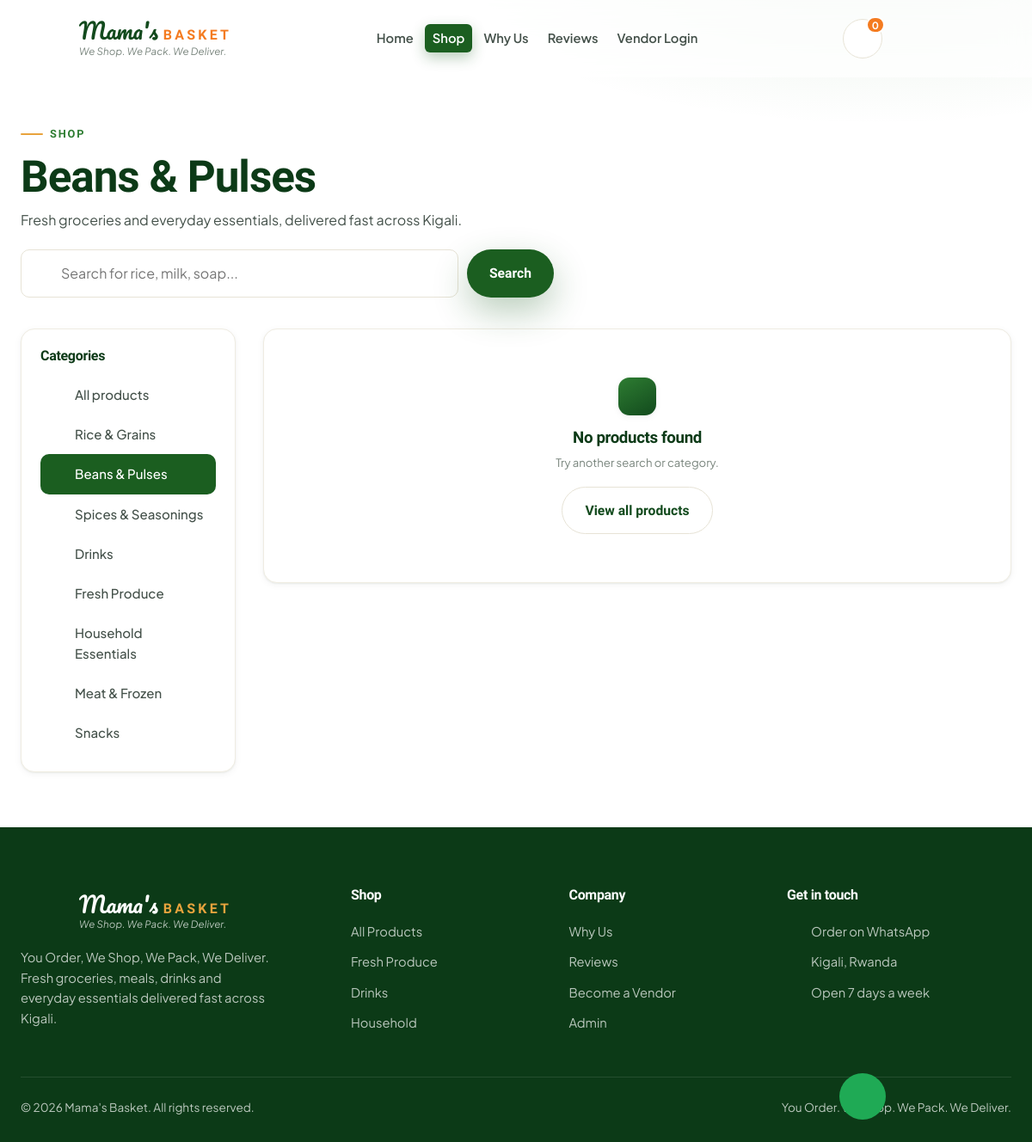
Screenshot of /shop.php?cat=beans-pulses with the database file from the repository.
### tables this page shows
CREATE TABLE IF NOT EXISTS categories (
    id        INT AUTO_INCREMENT PRIMARY KEY,
    name      VARCHAR(120) NOT NULL,
    slug      VARCHAR(140) NOT NULL UNIQUE,
    icon      VARCHAR(80)  DEFAULT NULL,  
    sort_order INT DEFAULT 0
);

### includes/db.php (called while the page is built, shortened)
<?php
function db(): PDO
{
    static $pdo = null;
    if ($pdo instanceof PDO) {
        return $pdo;
    }
    $dsn = 'mysql:host=' . DB_HOST . ';dbname=' . DB_NAME . ';charset=utf8mb4';
    $options = [
        PDO::ATTR_ERRMODE            => PDO::ERRMODE_EXCEPTION,
        PDO::ATTR_DEFAULT_FETCH_MODE => PDO::FETCH_ASSOC,
        PDO::ATTR_EMULATE_PREPARES   => false,
    ];
    try {
        $pdo = new PDO($dsn, DB_USER, DB_PASS, $options);
    } catch (PDOException $e) {
        http_response_code(500);
        exit('Database connection failed. Please try again later.');
    }
    return $pdo;
}

### shop.php (the view, shortened to what this page needs)
<?php
require_once __DIR__ . '/includes/functions.php';
$catSlug = isset($_GET['cat']) ? trim($_GET['cat']) : '';
$q       = isset($_GET['q']) ? trim($_GET['q']) : '';
$categories = [];
$products = [];
$activeCat = null;
try {
    $categories = db()->query("SELECT * FROM categories ORDER BY sort_order, name")->fetchAll();
    $sql = "SELECT p.*, v.shop_name, c.name AS category_name, c.slug AS category_slug
            FROM products p
            JOIN vendors v ON v.id = p.vendor_id AND v.status='approved'
            LEFT JOIN categories c ON c.id = p.category_id
            WHERE 1=1";
    $params = [];
    if ($catSlug !== '') {
        $sql .= " AND c.slug = ?";
        $params[] = $catSlug;
        foreach ($categories as $c) { if ($c['slug'] === $catSlug) $activeCat = $c; }
    }
    $sql .= " ORDER BY p.in_stock DESC, p.created_at DESC";
    $stmt = db()->prepare($sql);
    $stmt->execute($params);
    $products = $stmt->fetchAll();
} catch (Throwable $e) {  }
require __DIR__ . '/includes/header.php';
?>
<section class="shop-hero">
    <div class="container">
        <span class="eyebrow">Shop</span>
        <h1><?= $activeCat ? e($activeCat['name']) : 'All products' ?></h1>
        <p>Fresh groceries and everyday essentials, delivered fast across Kigali.</p>
        <form class="shop-search" method="get" action="/shop.php">
            <span class="si"><?= icon('search', 'icon', 20) ?></span>
            <input class="input" type="search" name="q" value="<?= e($q) ?>" placeholder="Search for rice, milk, soap...">
            <button class="btn btn-green" type="submit">Search</button>
        </form>
    </div>
</section>
<section class="section-sm" style="padding-top:28px">
    <div class="container shop-layout">
        <aside class="shop-side">
            <h4>Categories</h4>
            <ul class="cat-list">
                <li><a href="/shop.php" class="<?= $catSlug === '' ? 'active' : '' ?>"><?= icon('grid', 'icon', 18) ?> All products</a></li>
                <?php foreach ($categories as $c): ?>
                <li><a href="/shop.php?cat=<?= e($c['slug']) ?>" class="<?= $catSlug === $c['slug'] ? 'active' : '' ?>"><?= icon($c['icon'] ?: 'box', 'icon', 18) ?> <?= e($c['name']) ?></a></li>
                <?php endforeach; ?>
            </ul>
        </aside>
        <div class="shop-main">
            <?php if ($products): ?>
            <div class="shop-count"><?= count($products) ?> product<?= count($products) === 1 ? '' : 's' ?><?= $q ? ' for "' . e($q) . '"' : '' ?></div>
            <div class="product-grid shop-grid">
                <?php foreach ($products as $i => $p): ?>
                <article class="product-card reveal" data-delay="<?= ($i % 4) * 50 ?>">
                    <a class="product-thumb" href="/product.php?id=<?= (int)$p['id'] ?>">
                        <?php if ($p['image_url']): ?>
                            <img src="<?= e(asset($p['image_url'])) ?>" alt="<?= e($p['name']) ?>" loading="lazy">
                        <?php else: ?><span class="ph"><?= icon('image', 'icon', 54) ?></span><?php endif; ?>
                        <?php if ($p['category_name']): ?><span class="product-tag"><?= e($p['category_name']) ?></span><?php endif; ?>
                    </a>
                    <div class="product-body">
                        <span class="product-vendor"><?= icon('tag', 'icon', 13) ?> <?= e($p['shop_name']) ?></span>
                        <a class="product-name" href="/product.php?id=<?= (int)$p['id'] ?>"><?= e($p['name']) ?></a>
                        <div class="product-foot">
                            <span class="product-price"><?= money($p['price']) ?> <?php if ($p['unit']): ?><small><?= e($p['unit']) ?></small><?php endif; ?></span>
                            <?php if ($p['in_stock']): ?>
                                <button class="add-btn" data-add="<?= (int)$p['id'] ?>" aria-label="Add to cart"><?= icon('plus', 'icon', 20) ?></button>
                            <?php else: ?>
                                <span class="out-stock">Sold out</span>
                            <?php endif; ?>
                        </div>
                    </div>
                </article>
                <?php endforeach; ?>
            </div>
            <?php else: ?>
            <div class="panel" style="padding:56px;text-align:center">
                <span class="brand-mark" style="margin:0 auto 16px"><?= icon('search') ?></span>
                <h3 style="color:var(--green-900);margin-bottom:8px">No products found</h3>
                <p class="hint"><?= $q || $catSlug ? 'Try another search or category.' : 'Approved vendors will list products here soon.' ?></p>
                <?php if ($q || $catSlug): ?><a href="/shop.php" class="btn btn-ghost" style="margin-top:18px">View all products</a><?php endif; ?>
            </div>
            <?php endif; ?>
        </div>
    </div>
</section>
<?php require __DIR__ . '/includes/footer.php'; ?>

### includes/functions.php (shortened to what this page needs)
<?php
require_once __DIR__ . '/db.php';
function e(?string $v): string
{
    return htmlspecialchars($v ?? '', ENT_QUOTES, 'UTF-8');
}
function icon(string $name, string $class = 'icon', int $size = 24): string
{
    $body = $paths[$name] ?? $paths['box'];
    return '<svg class="' . e($class) . '" width="' . $size . '" height="' . $size . '" '
        . 'viewBox="0 0 24 24" fill="none" stroke="currentColor" stroke-width="1.8" '
        . 'stroke-linecap="round" stroke-linejoin="round" aria-hidden="true">' . $body . '</svg>';
}

### rows the page displays
categories: name "Beans & Pulses"
categories: name "Rice & Grains"
categories: name "Spices & Seasonings"
categories: name "Drinks"
categories: name "Fresh Produce"
categories: name "Household Essentials"
categories: name "Meat & Frozen"
categories: name "Snacks"

### other values shown
cart_count() "0"
